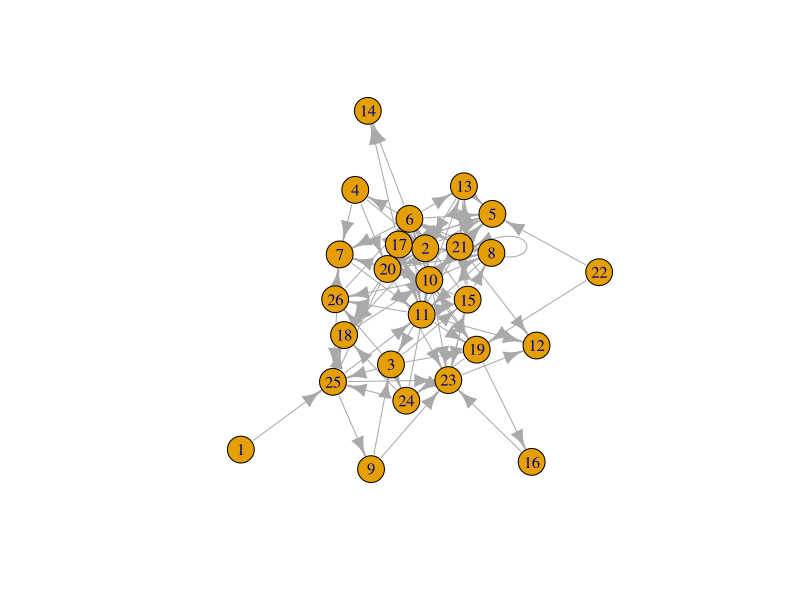
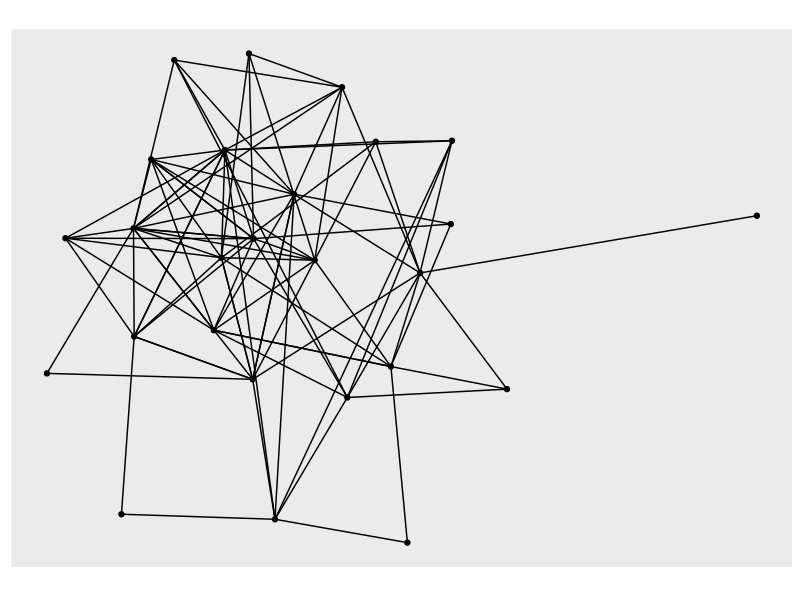
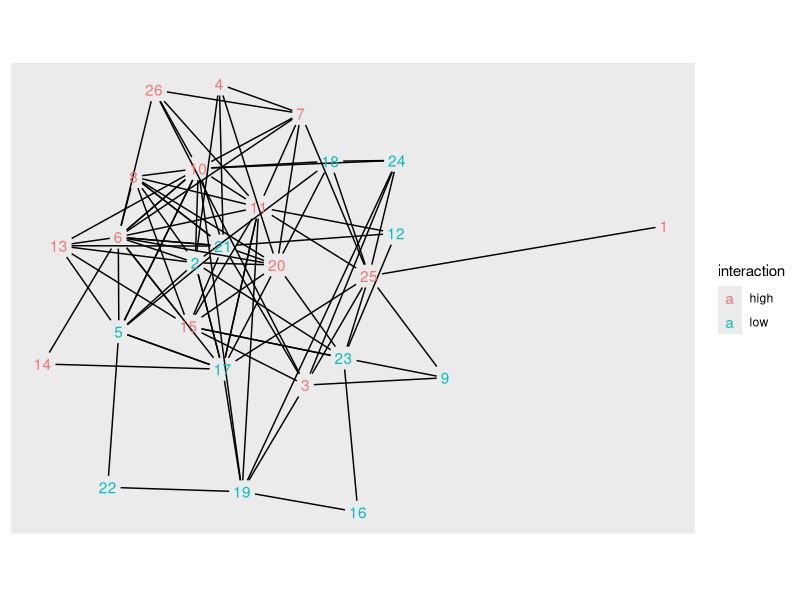

Recreate these plots in R, in order.
# install.packages(readxl)
library(readxl)
install.packages("tidyverse")
library(tidyverse)
install.packages("tidygraph")
library(tidygraph)
install.packages("ggraph")
library(ggraph)
 
 

 
library(readxl)
student_edges <- read_excel("data/pim_edges.xlsx", 
                              col_names = FALSE)
student_edges
rownames(student_edges) <- 1:26

colnames(student_edges) <- 1:26
student_edges
student_nodes <- read_excel("data/pim_nodes.xlsx")
student_nodes
student_matrix <- as.matrix(student_edges)
class(student_edges)

class(student_matrix)

student_network <- as_tbl_graph(student_matrix, 
                                directed = TRUE)
student_network
student_edges <- student_network |>
  activate(edges) |>
  as_tibble()

student_edges
?tbl_graph
student_network <- tbl_graph(edges = student_edges, # specifies edges
                             nodes = student_nodes, # specifies nodes
                             directed = TRUE) # specifies directionality

student_network
plot(student_network)
autograph(student_network)
autograph(student_network,
          node_label = id,
          node_colour = interaction)
 
